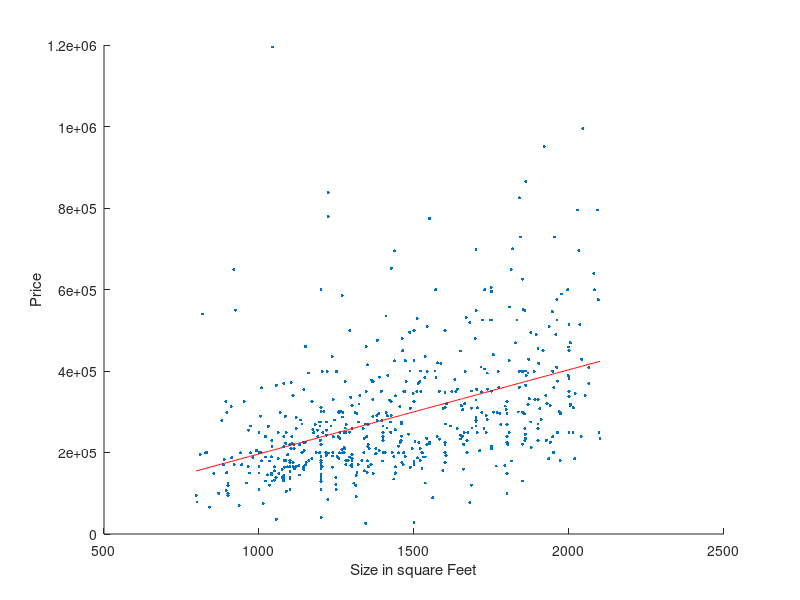

MATLAB code for this plot:
clear all;
close all;
X=dlmread('housing_price_data.dat');
F=sortrows([X(:,5) X(:,2)]); % Initial plotting of values on graph from file 'housing_price_data.dat'
F=F(25:600,:);  % size 576x2
%seed = 100; rand('seed', seed); randn('seed', seed);
X=F(:,1);
normalize = max(X)-min(X);   % Normalization of x
X = X/normalize;    
X = [repmat(1,length(F),1) X];  % = [1 X]
y=F(:,2);
%% 
% Compute OLS
[b,bint,r] = regress(y,X);  % returns an n-by-1 vector r of residuals.
yhat =y-r;

%% 

% Display result
% Size X=576x2, yhat=576x1 (or 1x576)
figure; hold off;
scatter(X(:,2)*normalize,y, 50, '.'); hold;
plot(X(:,2)*normalize,yhat,'r');
xlabel('Size in square Feet'); ylabel('Price');